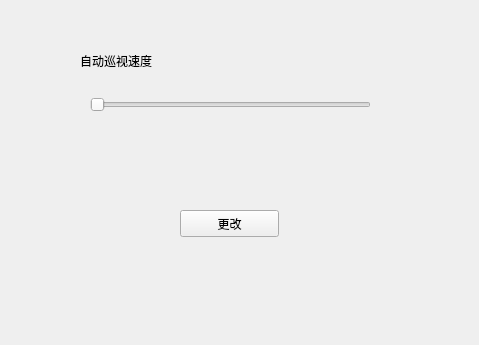
<?xml version="1.0" encoding="UTF-8"?>
<ui version="4.0">
 <class>model</class>
 <widget class="QWidget" name="model">
  <property name="geometry">
   <rect>
    <x>0</x>
    <y>0</y>
    <width>479</width>
    <height>345</height>
   </rect>
  </property>
  <property name="windowTitle">
   <string>Form</string>
  </property>
  <widget class="QSlider" name="horizontalSlider">
   <property name="geometry">
    <rect>
     <x>90</x>
     <y>90</y>
     <width>281</width>
     <height>29</height>
    </rect>
   </property>
   <property name="orientation">
    <enum>Qt::Horizontal</enum>
   </property>
  </widget>
  <widget class="QLabel" name="label">
   <property name="geometry">
    <rect>
     <x>80</x>
     <y>50</y>
     <width>161</width>
     <height>21</height>
    </rect>
   </property>
   <property name="text">
    <string>自动巡视速度</string>
   </property>
  </widget>
  <widget class="QPushButton" name="pushButton">
   <property name="geometry">
    <rect>
     <x>180</x>
     <y>210</y>
     <width>99</width>
     <height>27</height>
    </rect>
   </property>
   <property name="text">
    <string>更改</string>
   </property>
  </widget>
 </widget>
 <resources/>
 <connections/>
</ui>
